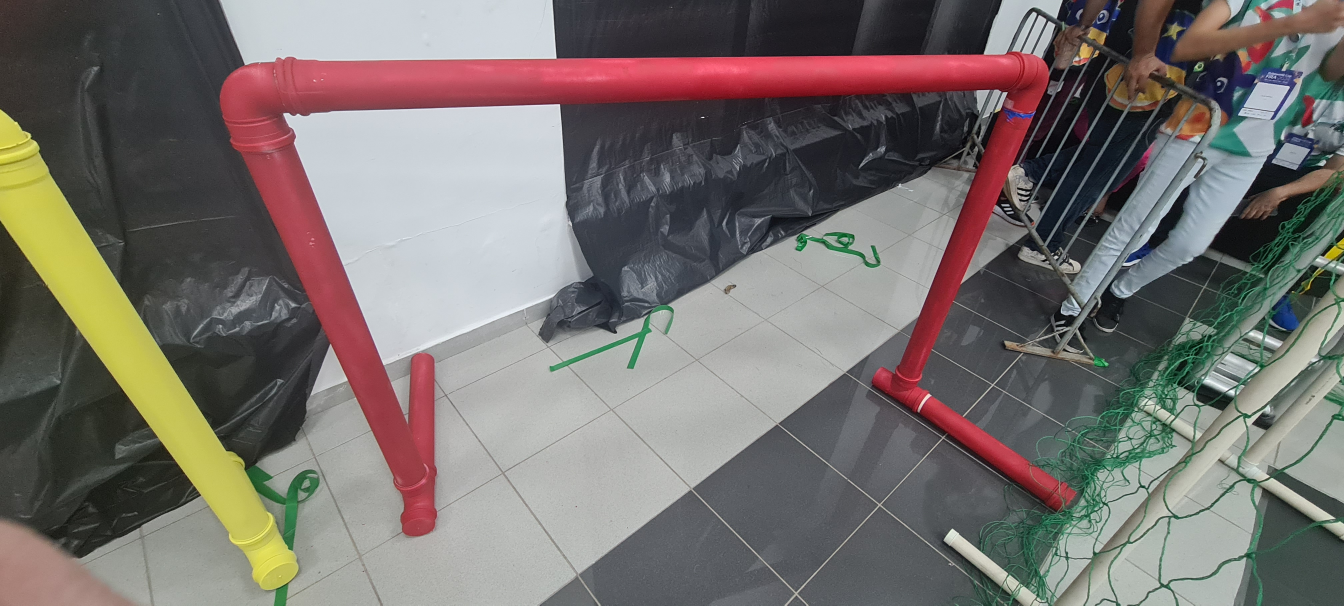
#> input picture imagens/red1.jpg, 4032 x 1816 px (shown at 1/3 size)
$ python testhough.py
#> lines starting #> are read from the running program, lines starting #| are printed output that depends on the picture
"""
@file hough_lines.py
@brief This program demonstrates line finding with the Hough transform
"""
import sys
import math
import cv2 as cv
import numpy as np
def main(argv):

    default_file = './imagens/red1.jpg'
    filename = argv[0] if len(argv) > 0 else default_file
    # Loads an image
    src = cv.imread(cv.samples.findFile(filename), cv.IMREAD_GRAYSCALE)
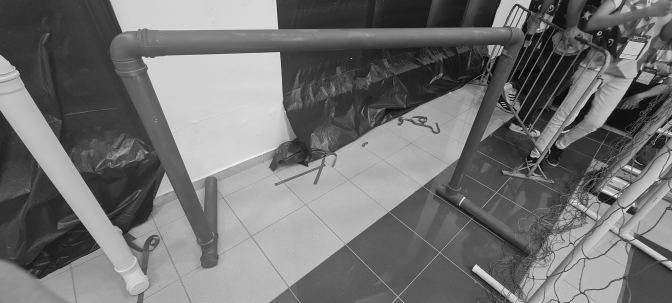
#> src: shape (1816, 4032) (shown at 1/6 size); min 0, max 255, mean 114.5

    stretch_near = cv.resize(src, (1200, 720),
            interpolation = cv.INTER_NEAREST)
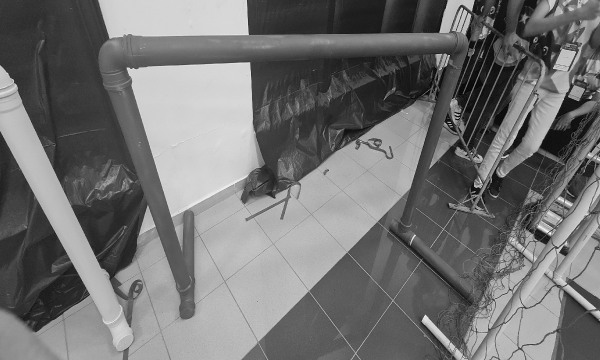
#> stretch_near: shape (720, 1200) (shown at 1/2 size); min 0, max 255, mean 114.4


    copy = stretch_near.copy()
    stretch_copy = cv.resize(copy, (1200, 720),
            interpolation = cv.INTER_NEAREST)

    # Check if image is loaded fine
    if src is None:
        print ('Error opening image!')
        print ('Usage: hough_lines.py [image_name -- default ' + default_file + '] \n')
        return -1


    dst = cv.Canny(stretch_copy, 50, 200, None, 3)
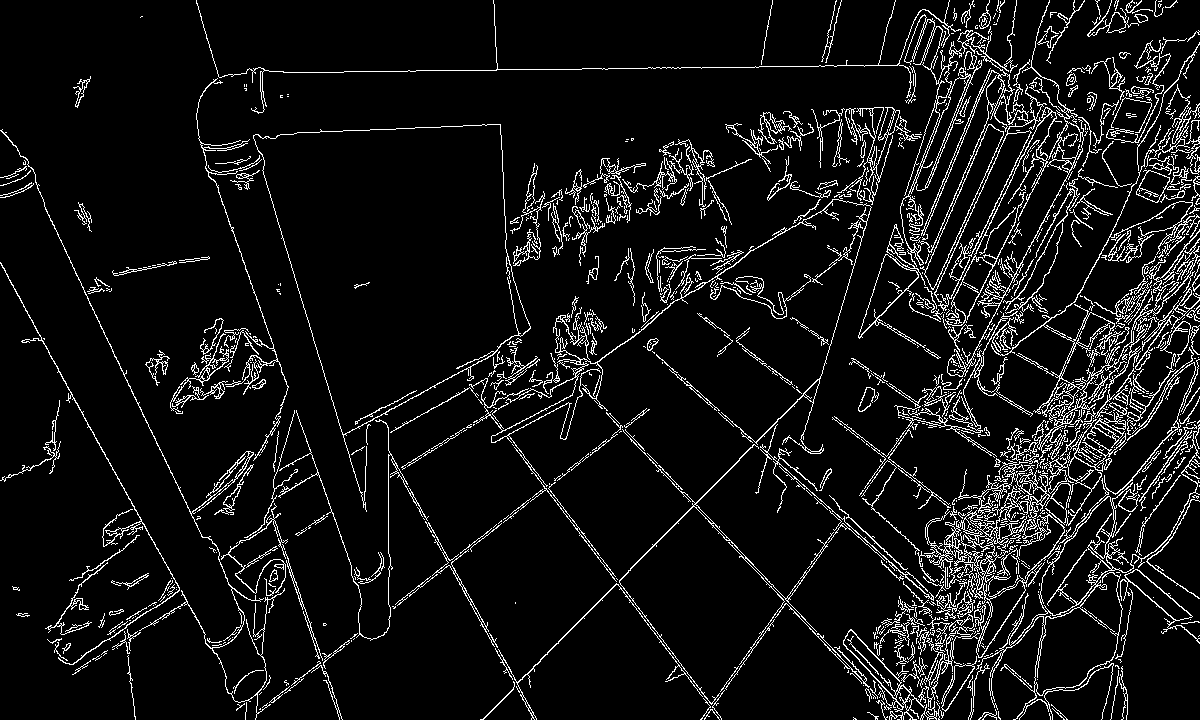
#> dst: shape (720, 1200); 7.7% white in thin lines or dots

    # Copy edges to the images that will display the results in BGR
    cdst = cv.cvtColor(dst, cv.COLOR_GRAY2BGR)
#> cdst: shape (720, 1200, 3); 7.7% white in thin lines or dots
    cdstP = np.copy(cdst)

    lines = cv.HoughLines(dst, 1, np.pi / 180, 150, None, 0, 0)
#> lines = 983 rows, first 8: [721, 0.908], [719, 0.908], [611, 1.01], [-144, 2.5], [-142, 2.5], [609, 1.01], [1140, 0.611], [78, 1.55]

    if lines is not None:
        for i in range(0, len(lines)):
            rho = lines[i][0][0]
            theta = lines[i][0][1]
            a = math.cos(theta)
            b = math.sin(theta)
            x0 = a * rho
            y0 = b * rho
            pt1 = (int(x0 + 1000*(-b)), int(y0 + 1000*(a)))
            pt2 = (int(x0 - 1000*(-b)), int(y0 - 1000*(a)))
            cv.line(cdst, pt1, pt2, (0,0,255), 3, cv.LINE_AA)
#> this loop made 983 passes
#> (rho, theta, a, b, x0, y0, pt1, pt2) on passes 1 to 3: (721, 0.908, 0.616, 0.788, 443.9, 568.2, (-344, 1183), (1231, -47)), (719, 0.908, 0.616, 0.788, 442.7, 566.6, (-345, 1182), (1230, -49)), (611, 1.01, 0.53, 0.848, 323.8, 518.2, (-524, 1048), (1171, -11))
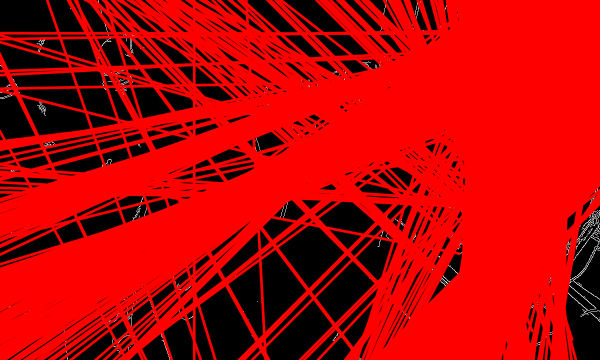
#> cdst: shape (720, 1200, 3) (shown at 1/2 size); mean B, G, R 1, 1, 184.6


    linesP = cv.HoughLinesP(dst, 1, np.pi / 180, 50, None, 50, 10)
#> linesP = 506 rows, first 6: [256, 714, 360, 633], [260, 709, 359, 632], [742, 257, 803, 219], [739, 427, 1064, 719], [457, 367, 720, 716], [469, 387, 719, 719]

    if linesP is not None:
        for i in range(0, len(linesP)):
            l = linesP[i][0]
            cv.line(cdstP, (l[0], l[1]), (l[2], l[3]), (0,0,255), 3, cv.LINE_AA)
#> this loop made 506 passes
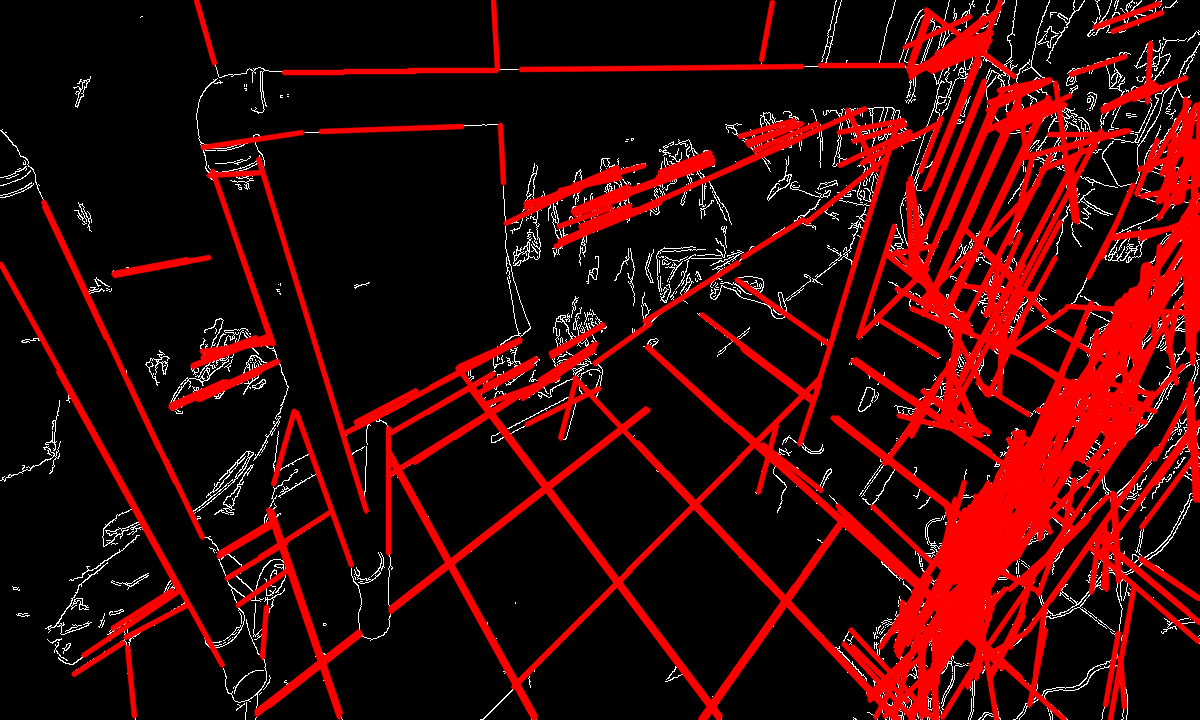
#> cdstP: shape (720, 1200, 3); mean B, G, R 6.7, 6.7, 54.2

    cv.imshow("Source", stretch_near)
    cv.imshow("Detected Lines (in red) - Standard Hough Line Transform", cdst)
    cv.imshow("Detected Lines (in red) - Probabilistic Line Transform", cdstP)

    cv.waitKey()
    return 0

if __name__ == "__main__":
    main(sys.argv[1:])

$ run again, with imagens/red3.jpg copied over imagens/red1.jpg
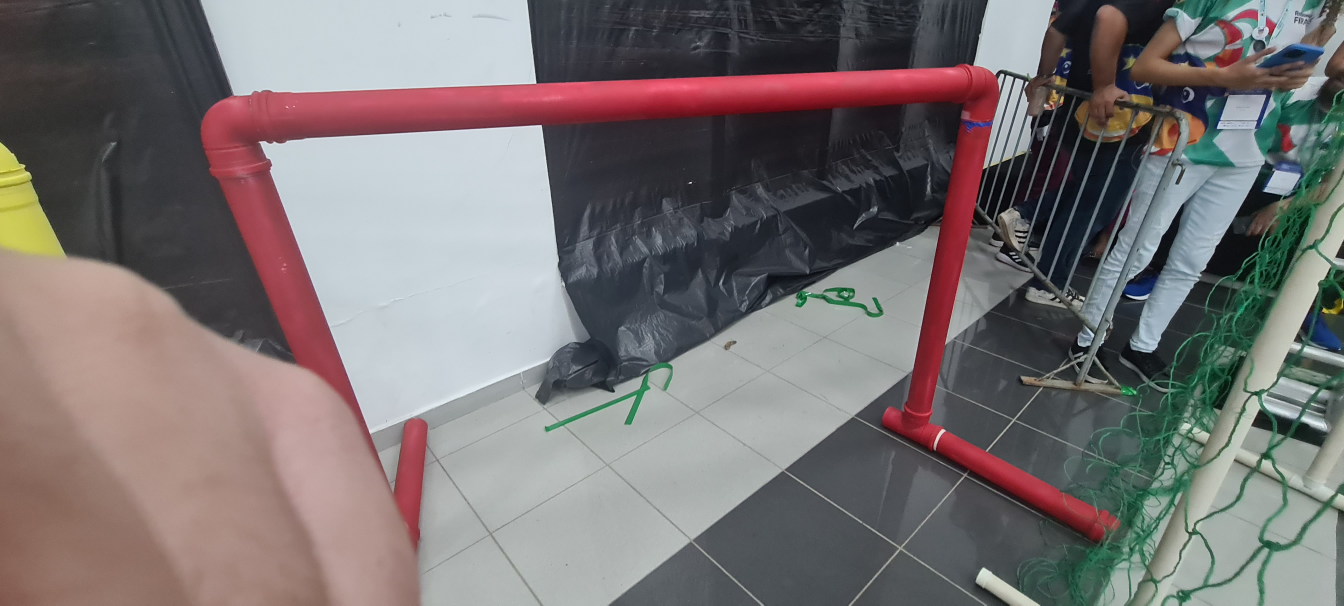
#> input picture imagens/red3.jpg, 4032 x 1816 px (shown at 1/3 size)
#> dst: shape (720, 1200); 5.7% white in thin lines or dots
#> lines = 262 rows, first 8: [124, 1.52], [892, 0.768], [771, 0.908], [769, 0.908], [-175, 2.86], [890, 0.785], [612, 1.06], [1030, 0.576]
#> the loop in main, `for i in range(0, len(lines)):` made 262 passes
#> (rho, theta, a, b, x0, y0, pt1, pt2) on passes 1 to 3: (124, 1.52, 0.0523, 0.999, 6.49, 123.8, (-992, 176), (1005, 71)), (892, 0.768, 0.719, 0.695, 641.7, 619.6, (-53, 1338), (1336, -99)), (771, 0.908, 0.616, 0.788, 474.7, 607.6, (-313, 1223), (1262, -8))
#> after the loop in main, `for i in range(0, len(lines)):`:
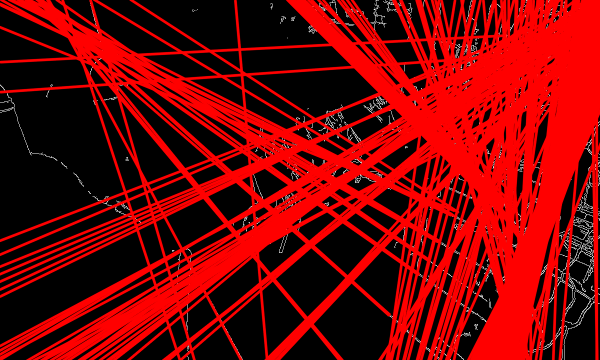
#> cdst: shape (720, 1200, 3) (shown at 1/2 size); mean B, G, R 2.6, 2.6, 121
#> linesP = 294 rows, first 6: [264, 110, 873, 79], [846, 408, 929, 322], [234, 182, 353, 597], [642, 617, 737, 522], [873, 293, 927, 251], [738, 477, 989, 653]
#> the loop in main, `for i in range(0, len(linesP)):` made 294 passes
#> after the loop in main, `for i in range(0, len(linesP)):`:
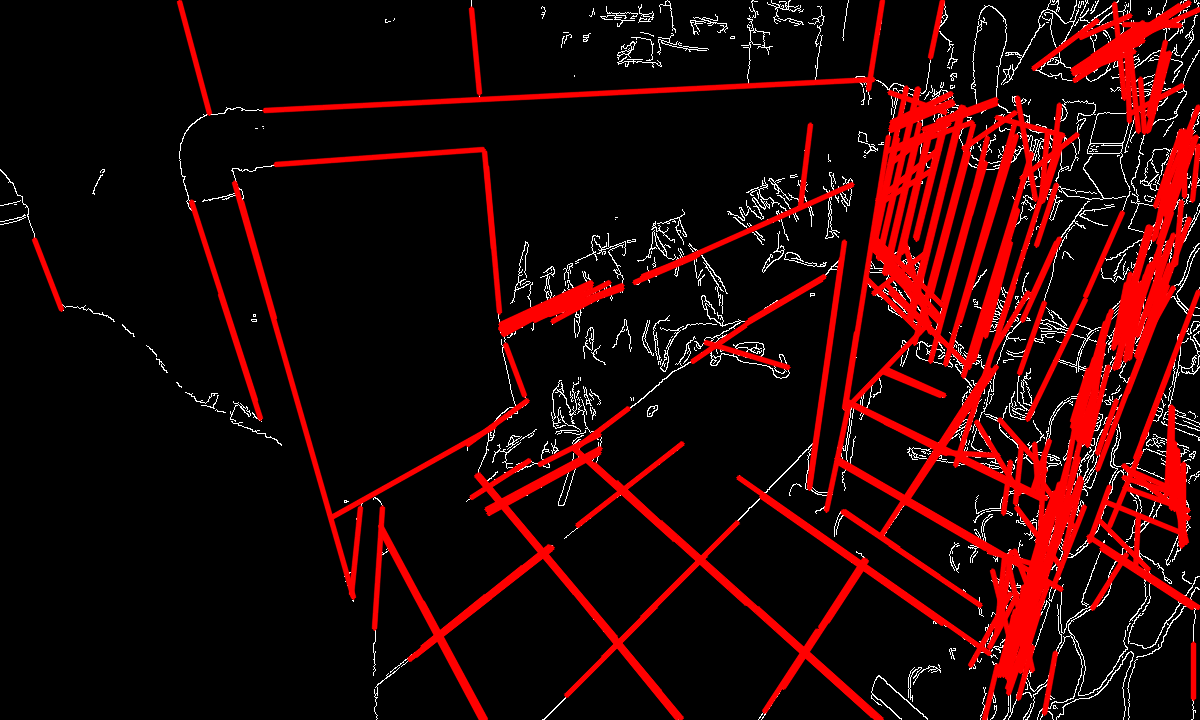
#> cdstP: shape (720, 1200, 3); mean B, G, R 6.4, 6.4, 37.9

$ run again, with imagens/red4.jpg copied over imagens/red1.jpg
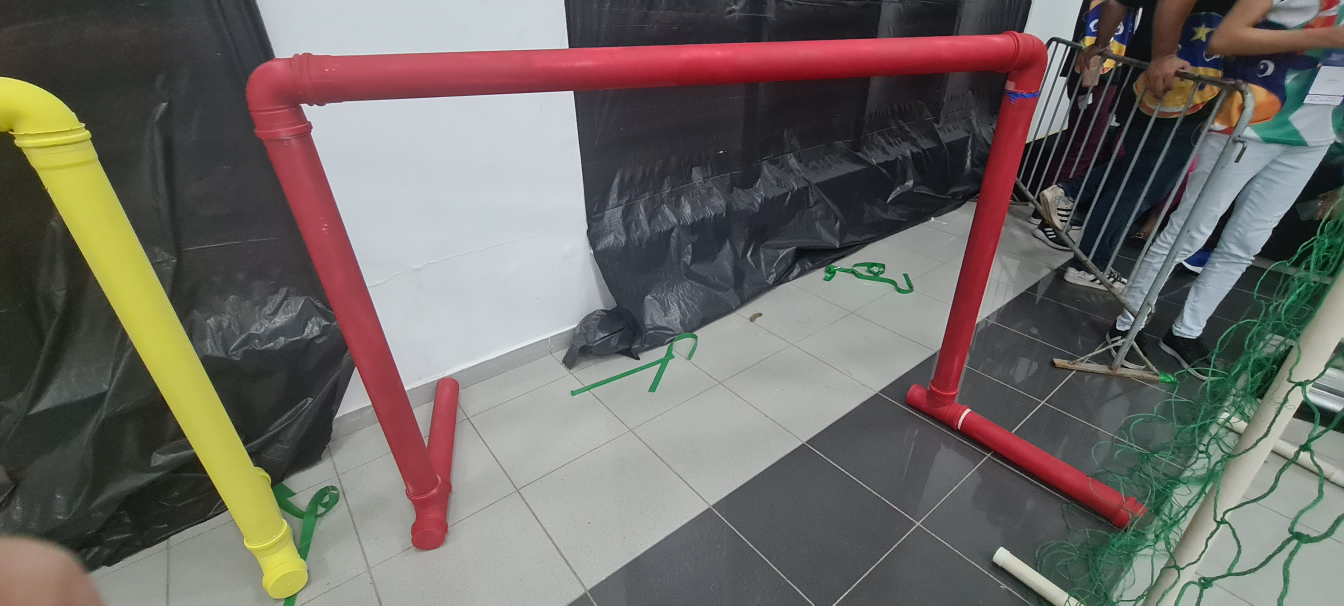
#> input picture imagens/red4.jpg, 4032 x 1816 px (shown at 1/3 size)
#> dst: shape (720, 1200); 6.5% white in thin lines or dots
#> lines = 389 rows, first 8: [50, 2.74], [872, 0.838], [-13, 2.78], [743, 0.96], [-128, 2.48], [-100, 2.22], [641, 1.05], [-97, 2.22]
#> the loop in main, `for i in range(0, len(lines)):` made 389 passes
#> (rho, theta, a, b, x0, y0, pt1, pt2) on passes 1 to 3: (50, 2.74, -0.921, 0.391, -46.03, 19.54, (-436, -900), (344, 940)), (872, 0.838, 0.669, 0.743, 583.5, 648, (-159, 1317), (1326, -21)), (-13, 2.78, -0.934, 0.358, 12.14, -4.66, (-346, -938), (370, 928))
#> after the loop in main, `for i in range(0, len(lines)):`:
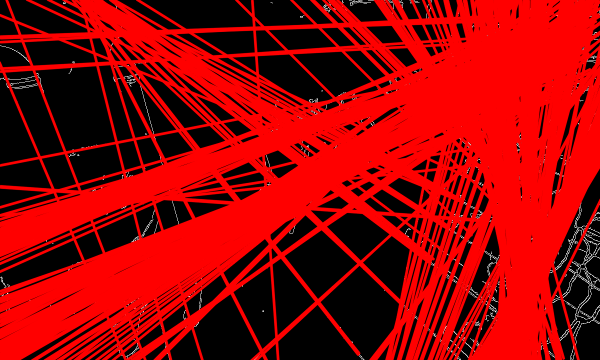
#> cdst: shape (720, 1200, 3) (shown at 1/2 size); mean B, G, R 1.8, 1.8, 152.3
#> linesP = 361 rows, first 6: [723, 420, 1119, 719], [402, 625, 460, 584], [92, 202, 232, 567], [459, 586, 664, 442], [29, 197, 203, 607], [557, 505, 723, 717]
#> the loop in main, `for i in range(0, len(linesP)):` made 361 passes
#> after the loop in main, `for i in range(0, len(linesP)):`:
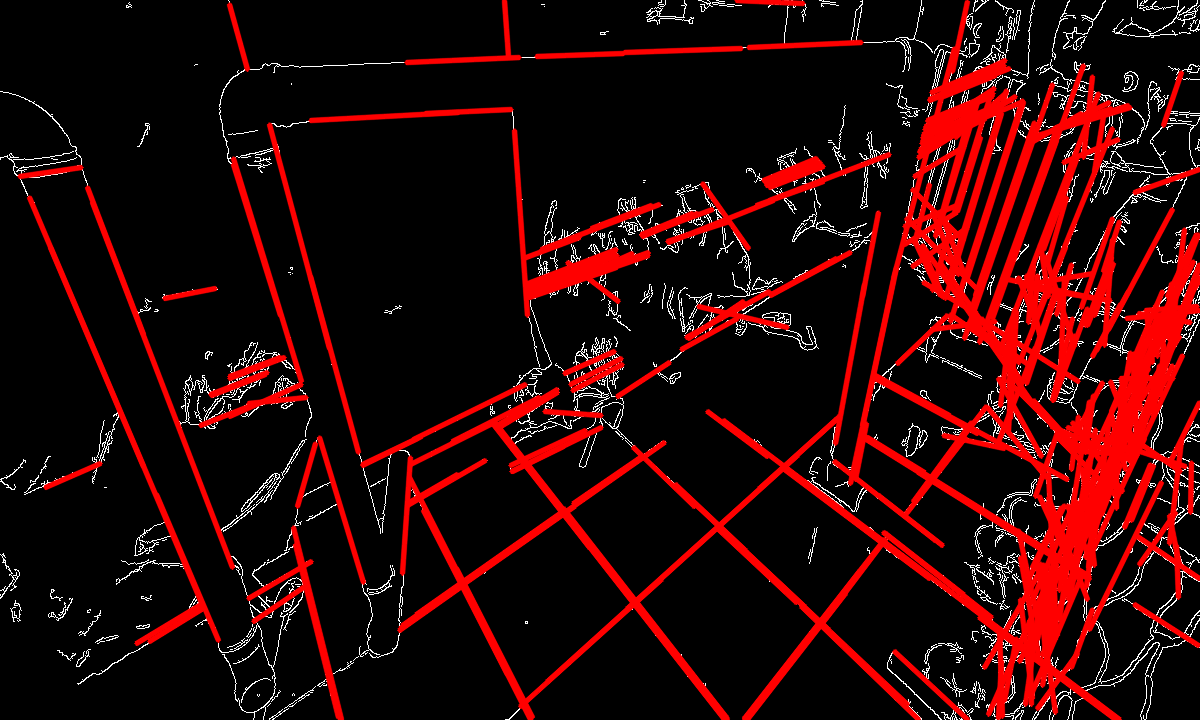
#> cdstP: shape (720, 1200, 3); mean B, G, R 6.9, 6.9, 43.9
